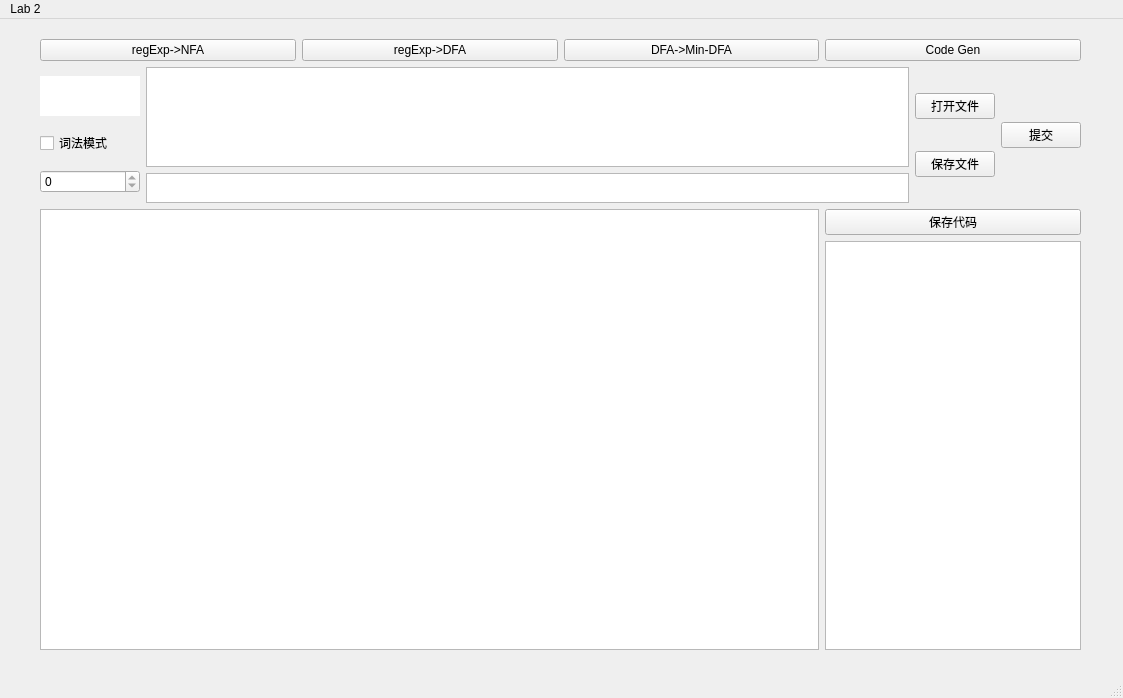
<?xml version="1.0" encoding="UTF-8"?>
<ui version="4.0">
 <class>MainWindow</class>
 <widget class="QMainWindow" name="MainWindow">
  <property name="geometry">
   <rect>
    <x>0</x>
    <y>0</y>
    <width>1123</width>
    <height>698</height>
   </rect>
  </property>
  <property name="windowTitle">
   <string>MainWindow</string>
  </property>
  <widget class="QWidget" name="centralwidget">
   <property name="sizePolicy">
    <sizepolicy hsizetype="Fixed" vsizetype="Preferred">
     <horstretch>0</horstretch>
     <verstretch>0</verstretch>
    </sizepolicy>
   </property>
   <widget class="QWidget" name="verticalLayoutWidget">
    <property name="geometry">
     <rect>
      <x>40</x>
      <y>20</y>
      <width>1041</width>
      <height>611</height>
     </rect>
    </property>
    <layout class="QVBoxLayout" name="verticalLayout">
     <item>
      <layout class="QHBoxLayout" name="horizontalLayout">
       <item>
        <widget class="QPushButton" name="pushB1">
         <property name="text">
          <string>regExp-&gt;NFA</string>
         </property>
        </widget>
       </item>
       <item>
        <widget class="QPushButton" name="pushB2">
         <property name="text">
          <string>regExp-&gt;DFA</string>
         </property>
        </widget>
       </item>
       <item>
        <widget class="QPushButton" name="pushB3">
         <property name="text">
          <string>DFA-&gt;Min-DFA</string>
         </property>
        </widget>
       </item>
       <item>
        <widget class="QPushButton" name="pushB4">
         <property name="text">
          <string>Code Gen</string>
         </property>
        </widget>
       </item>
      </layout>
     </item>
     <item>
      <layout class="QHBoxLayout" name="horizontalLayout_2">
       <property name="sizeConstraint">
        <enum>QLayout::SetNoConstraint</enum>
       </property>
       <item>
        <layout class="QVBoxLayout" name="verticalLayout_3">
         <item>
          <widget class="QTextBrowser" name="regInputHint">
           <property name="sizePolicy">
            <sizepolicy hsizetype="Preferred" vsizetype="Maximum">
             <horstretch>0</horstretch>
             <verstretch>0</verstretch>
            </sizepolicy>
           </property>
           <property name="maximumSize">
            <size>
             <width>100</width>
             <height>40</height>
            </size>
           </property>
           <property name="autoFillBackground">
            <bool>false</bool>
           </property>
           <property name="styleSheet">
            <string notr="true">background-color:</string>
           </property>
           <property name="frameShape">
            <enum>QFrame::NoFrame</enum>
           </property>
           <property name="frameShadow">
            <enum>QFrame::Plain</enum>
           </property>
           <property name="lineWrapMode">
            <enum>QTextEdit::NoWrap</enum>
           </property>
           <property name="html">
            <string>&lt;!DOCTYPE HTML PUBLIC &quot;-//W3C//DTD HTML 4.0//EN&quot; &quot;http://www.w3.org/TR/REC-html40/strict.dtd&quot;&gt;
&lt;html&gt;&lt;head&gt;&lt;meta name=&quot;qrichtext&quot; content=&quot;1&quot; /&gt;&lt;meta charset=&quot;utf-8&quot; /&gt;&lt;style type=&quot;text/css&quot;&gt;
p, li { white-space: pre-wrap; }
hr { height: 1px; border-width: 0; }
li.unchecked::marker { content: &quot;\2610&quot;; }
li.checked::marker { content: &quot;\2612&quot;; }
&lt;/style&gt;&lt;/head&gt;&lt;body style=&quot; font-family:'.AppleSystemUIFont'; font-size:13pt; font-weight:400; font-style:normal;&quot;&gt;
&lt;p align=&quot;center&quot; style=&quot; margin-top:0px; margin-bottom:0px; margin-left:0px; margin-right:0px; -qt-block-indent:0; text-indent:0px;&quot;&gt;&lt;span style=&quot; font-size:12pt; color:#ffffff;&quot;&gt;输入文件&lt;/span&gt;&lt;/p&gt;&lt;/body&gt;&lt;/html&gt;</string>
           </property>
           <property name="acceptRichText">
            <bool>false</bool>
           </property>
           <property name="textInteractionFlags">
            <set>Qt::LinksAccessibleByKeyboard|Qt::LinksAccessibleByMouse</set>
           </property>
          </widget>
         </item>
         <item>
          <widget class="QCheckBox" name="checkALL">
           <property name="text">
            <string>词法模式</string>
           </property>
           <property name="tristate">
            <bool>false</bool>
           </property>
          </widget>
         </item>
         <item>
          <widget class="QSpinBox" name="spinBox">
           <property name="buttonSymbols">
            <enum>QAbstractSpinBox::UpDownArrows</enum>
           </property>
           <property name="minimum">
            <number>0</number>
           </property>
           <property name="maximum">
            <number>0</number>
           </property>
           <property name="stepType">
            <enum>QAbstractSpinBox::AdaptiveDecimalStepType</enum>
           </property>
           <property name="value">
            <number>0</number>
           </property>
          </widget>
         </item>
        </layout>
       </item>
       <item>
        <layout class="QVBoxLayout" name="verticalLayout_4">
         <item>
          <widget class="QPlainTextEdit" name="regExpInput">
           <property name="sizePolicy">
            <sizepolicy hsizetype="Expanding" vsizetype="Minimum">
             <horstretch>0</horstretch>
             <verstretch>0</verstretch>
            </sizepolicy>
           </property>
           <property name="maximumSize">
            <size>
             <width>800</width>
             <height>100</height>
            </size>
           </property>
           <property name="centerOnScroll">
            <bool>true</bool>
           </property>
          </widget>
         </item>
         <item>
          <widget class="QTextBrowser" name="regText">
           <property name="sizePolicy">
            <sizepolicy hsizetype="Expanding" vsizetype="Preferred">
             <horstretch>0</horstretch>
             <verstretch>0</verstretch>
            </sizepolicy>
           </property>
           <property name="maximumSize">
            <size>
             <width>800</width>
             <height>30</height>
            </size>
           </property>
           <property name="acceptRichText">
            <bool>false</bool>
           </property>
          </widget>
         </item>
        </layout>
       </item>
       <item>
        <layout class="QVBoxLayout" name="verticalLayout_2">
         <property name="sizeConstraint">
          <enum>QLayout::SetMinAndMaxSize</enum>
         </property>
         <item>
          <widget class="QPushButton" name="openB">
           <property name="text">
            <string>打开文件</string>
           </property>
          </widget>
         </item>
         <item>
          <widget class="QPushButton" name="saveB">
           <property name="text">
            <string>保存文件</string>
           </property>
          </widget>
         </item>
        </layout>
       </item>
       <item>
        <widget class="QPushButton" name="regApplyB">
         <property name="sizePolicy">
          <sizepolicy hsizetype="Minimum" vsizetype="Maximum">
           <horstretch>0</horstretch>
           <verstretch>1</verstretch>
          </sizepolicy>
         </property>
         <property name="text">
          <string>提交</string>
         </property>
        </widget>
       </item>
      </layout>
     </item>
     <item>
      <layout class="QHBoxLayout" name="horizontalLayout_4">
       <property name="sizeConstraint">
        <enum>QLayout::SetNoConstraint</enum>
       </property>
       <item>
        <widget class="QTableView" name="table">
         <property name="sizePolicy">
          <sizepolicy hsizetype="Expanding" vsizetype="Expanding">
           <horstretch>0</horstretch>
           <verstretch>200</verstretch>
          </sizepolicy>
         </property>
        </widget>
       </item>
       <item>
        <layout class="QVBoxLayout" name="verticalLayout_5">
         <item>
          <widget class="QPushButton" name="codeGenerate">
           <property name="sizePolicy">
            <sizepolicy hsizetype="Minimum" vsizetype="Maximum">
             <horstretch>0</horstretch>
             <verstretch>0</verstretch>
            </sizepolicy>
           </property>
           <property name="text">
            <string>保存代码</string>
           </property>
          </widget>
         </item>
         <item>
          <widget class="QTextBrowser" name="textBrowser">
           <property name="sizePolicy">
            <sizepolicy hsizetype="Minimum" vsizetype="Minimum">
             <horstretch>0</horstretch>
             <verstretch>200</verstretch>
            </sizepolicy>
           </property>
          </widget>
         </item>
        </layout>
       </item>
      </layout>
     </item>
    </layout>
   </widget>
  </widget>
  <widget class="QMenuBar" name="menubar">
   <property name="geometry">
    <rect>
     <x>0</x>
     <y>0</y>
     <width>1123</width>
     <height>43</height>
    </rect>
   </property>
   <widget class="QMenu" name="menuLab_2">
    <property name="title">
     <string>Lab 2</string>
    </property>
   </widget>
   <addaction name="menuLab_2"/>
  </widget>
  <widget class="QStatusBar" name="statusbar"/>
 </widget>
 <resources/>
 <connections/>
</ui>
